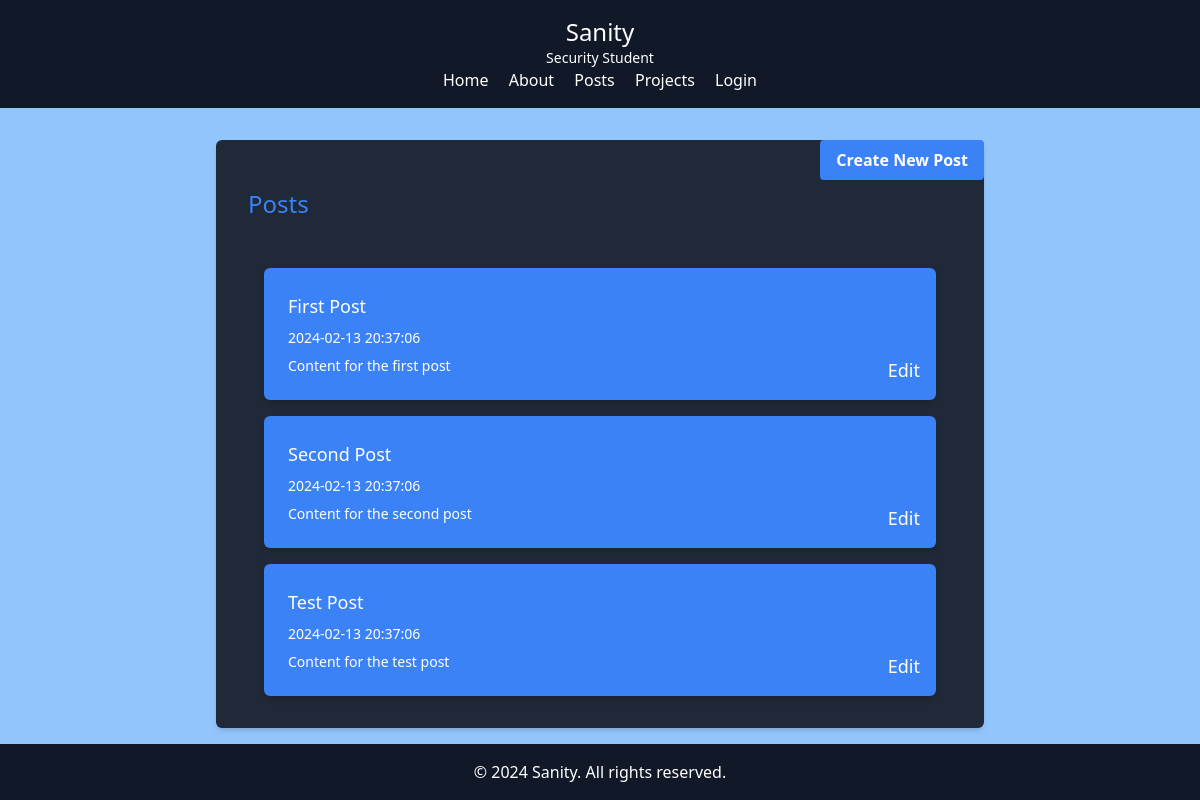
The app's page /posts, older data.
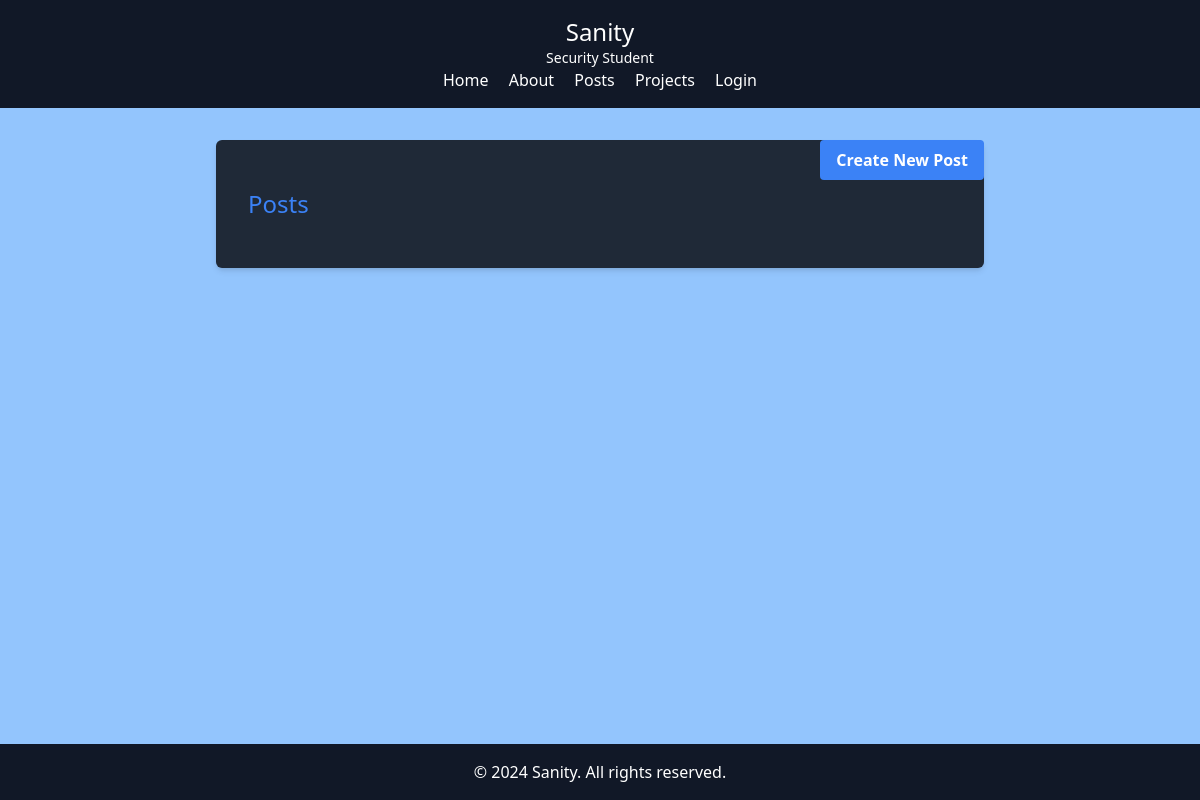
The same page, newer data.
### tables this page shows
CREATE TABLE posts (
    id INTEGER PRIMARY KEY AUTOINCREMENT,
    created TIMESTAMP NOT NULL DEFAULT CURRENT_TIMESTAMP,
    title TEXT NOT NULL,
    content TEXT NOT NULL
);

### app/main.py (the view)
@main.route('/posts', methods=['GET', 'POST'])
def posts():
    conn = get_db_connection()
    posts = conn.execute('SELECT * FROM posts').fetchall()
    conn.close()
    return render_template('posts.html', posts=posts)

### app/__init__.py (called while the page is built)
def get_db_connection():
    conn = sqlite3.connect('database.db')
    conn.row_factory = sqlite3.Row
    return conn

### app/templates/posts.html (shortened to what this page needs)
{% extends 'base.html' %}
{% block content %}
<main class="flex-grow">
  <section class="mt-8 mb-4 px-8 py-4 bg-gray-800 rounded-md shadow-md relative max-w-3xl mx-auto">
    <h1 class="text-blue-500 text-2xl py-8">Posts</h1>
    <a href="{{ url_for('main.create') }}" class="absolute top-0 right-0 bg-blue-500 hover:bg-blue-700 text-white font-bold py-2 px-4 rounded">Create New Post</a>
    <div class="">
      {% for post in posts %}
      <div class="bg-blue-500 rounded-md shadow-md m-4 mb-4 text-sm relative">
        <div class="p-6">
          <h2 class="text-white text-lg mb-2">{{post['title']}}</h2>
          <p class="text-white mb-2">{{post['created'] }}</p>
          <p class="text-white">{{post['content']}}</p>
          <a class="text-white text-lg absolute bottom-0 right-0 mr-4 mb-4" href="{{ url_for('main.edit', id=post['id']) }}">Edit</a>
        </div>
      </div>
      {% endfor %}
    </div>
  </section>
</main>
{% endblock %}

### app/templates/base.html (shortened to what this page needs)
<!DOCTYPE html>
<html lang="en">
  <head>
    <link href="{{url_for('static', filename='css/output.css')}}" rel="stylesheet">
  </head>
  <body class="flex flex-col min-h-screen font-sans bg-blue-300">
    <header class="bg-gray-900 text-white text-center py-4">
      <div class="container mx-auto">
        <h1 class="text-2xl mt-0">Sanity</h1>
        <p class="text-sm">Security Student</p>
        <nav class="mt-0">
          <a href="{{url_for('main.index')}}" class="text-white hover:underline">Home</a>
          <a href="{{url_for('main.about')}}" class="text-white hover:underline ml-4">About</a>
          <a href="{{url_for('main.posts')}}" class="text-white hover:underline ml-4">Posts</a>
          <a href="{{url_for('main.projects')}}" class="text-white hover:underline ml-4">Projects</a>
          {% if current_user.is_authenticated %}
          <form action="{{ url_for('auth.logout') }}" method="post" class="inline">
            <button type="submit" class="text-white hover:underline ml-4">Logout</button>
          </form>
          {% else %}
          <a href="{{ url_for('auth.login') }}" class="text-white hover:underline ml-4">Login</a>
          {% endif %}
        </nav>
      </div>
    </header>
    <main class="flex-grow">
      {% block content %} {% endblock %}
    </main>
    <footer class="bg-gray-900 text-white text-center py-4 mt-auto">
      <p>&copy; 2024 Sanity. All rights reserved.</p>
    </footer>
  </body>
</html>

Row changes from the older to the newer data that the page shows:
removed posts: title "First Post", created "2024-02-13 20:37:06", content "Content for the first post"
removed posts: title "Second Post", created "2024-02-13 20:37:06", content "Content for the second post"
removed posts: title "Test Post", created "2024-02-13 20:37:06", content "Content for the test post"
